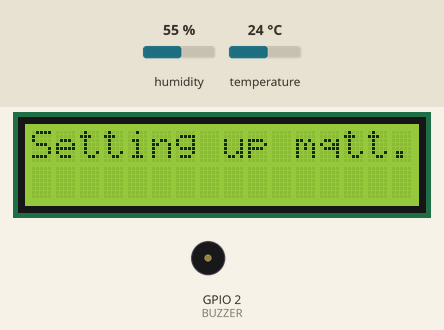
Recording of a program running on a simulated ESP32. Shown: 16×2 character LCD, buzzer (waves = sounding, pin HIGH). The test bench sets the inputs (shaded band); at power-on: humidity 55 %, temperature 24 °C. WiFi joins after 1.5 s; servers stay silent unless stated; no MQTT or app messages arrive unless stated; what the program prints to the serial monitor is not drawn.

Above: at 0.1 s.
At 5.3 s:
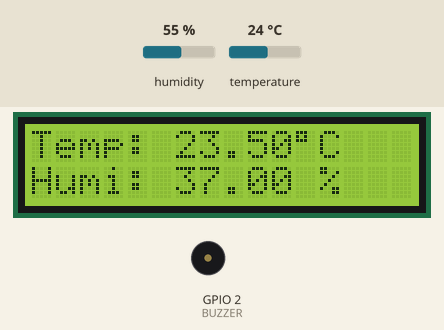

The program:

main.cpp
```cpp
// https://github.com/marcoschwartz/LiquidCrystal_I2C/archive/master.zip
// https://github.com/winlinvip/SimpleDHT/archive/refs/heads/master.zip
// https://github.com/knolleary/pubsubclient/archive/refs/heads/master.zip

#include "main.h"

// VARS
float temp, humi, last, turnoff;
// float last_mqtt = -TIMEOUT_MQTT;
// float last_alarm = -TIMEOUT_ALARM;
float last_mqtt = 0.0F;
float last_alarm = 0.0F;
bool control = false;

void setup(){
    saidaInit();
    displayInit();
    mqttSetup();
}

void loop(){
    //Se o esp foi desconectado do ubidots, tentamos reconectar
    if(!isConnected())
        reconnect();

    //Lê a temperatura e umidade e exibimos no display passando uma flag (que sinaliza sucesso na leitura)
    if(getClimate(&temp,&humi))
    {
        showClimate(true,temp, humi);
        if(millis()-last_mqtt >= TIMEOUT_MQTT || last_mqtt == 0.0F)
        {
            if(sendValues(temp, humi))
            {
                Serial.println("Successfully sent data");
                //showDisplay(4,"Successfully sent data", false);
            }
            else
            {
                Serial.println("Failed to send sensor data");
                //showDisplay(4,"Failed to send sensor data", false);
            }
            last_mqtt = millis();
        }
    }

    else
        showClimate(false,temp, humi);

    controlAlarm();
    delay(DELAY_LOOP);
}

void controlAlarm(void)
{
    if(!control && (millis() - last_alarm < TIMEOUT_ALARM || last_mqtt == 0.0F))
    {
        if ((temp > TEMP_MAX || temp < TEMP_MIN|| humi > HUMI_MAX || humi < HUMI_MIN) && (temp != 0.0F && humi != 0.0F))
        {
            //digitalWrite(BUZZER,LOW);
            digitalWrite(BUZZER,HIGH);
            last_alarm = millis();
            control = true;
        }
    }
    else if (millis() - last_alarm >= 5000)
    {
        digitalWrite(BUZZER,LOW);
        control = false;
    }

}
// void controlAlarm(void)
// {
//     if ((temp > TEMP_MAX || temp < TEMP_MIN|| humi > HUMI_MAX || humi < HUMI_MIN) && (temp != 0.0F && humi != 0.0F))
//     {
//         if(!control)
//         {
//             //digitalWrite(BUZZER,LOW);
//             digitalWrite(BUZZER,HIGH);
//             last = millis();
//             control = true;
//         }
//         else
//         {
//             if(millis()-last >= TIMEOUT)
//             {
//                 control = false;
//             }
//             if(millis()-turnoff >= 5000)
//             {
//                 //digitalWrite(BUZZER,HIGH);
//                 digitalWrite(BUZZER,LOW);
//                 turnoff = millis() + TIMEOUT;
//             }
//         }
//     }
// }
```

display.h
```cpp
// https://github.com/marcoschwartz/LiquidCrystal_I2C/archive/master.zip
#ifndef _DISPLAY_H_
#define _DISPLAY_H_

#include <Arduino.h>

/*Biblioteca do display I2C*/
#include <LiquidCrystal_I2C.h>

/*Definição das constantes*/
#define LCD_COLUMNS 16
#define LCD_ROWS  2
#define LCD_ADDRESS 0x27

/*Protótipos das funções*/
void displayInit(void);
void showDisplay(int line, String msg, bool clear);
#endif
```

main.h
```cpp
#ifndef _MAIN_H_
#define _MAIN_H_

#include "display.h"
#include "sensor.h"
#include "mqtt.h"
#include "config.h"
#include "saida.h"

void controlAlarm(void);

#endif
```

mqtt.h
```cpp
// https://www.fernandok.com/2018/11/introducao-ao-protocolo-mqtt-com.html
// https://github.com/knolleary/pubsubclient/archive/refs/heads/master.zip

#ifndef _MQTT_H_
#define _MQTT_H_

/*Inclusaão das bibliotecas necessárias*/
#include <Arduino.h>
#include <WiFi.h>
#include <PubSubClient.h>
#include "display.h"
#include "config.h"

/*Protótipos das funções*/
bool mqttInit(void);
void mqttSetup(void);
void reconnect(void);
bool sendValues(float temperature, float humidity);
bool isConnected(void);

#endif
```

saida.h
```cpp
#ifndef _SAIDA_H_
#define _SAIDA_H_

#include <Arduino.h>
#include "config.h"

void saidaInit(void);

#endif
```

sensor.h
```cpp
#ifndef _SENSOR_H_
#define _SENSOR_H_

#include <Arduino.h>
#include <SimpleDHT.h>
#include "mqtt.h"
#include "config.h"


void showClimate(bool success,float temp,float humi);
bool getClimate(float* temp,float* humi);

#endif
```

display.cpp
```cpp
#include "display.h"

LiquidCrystal_I2C lcd(LCD_ADDRESS, LCD_COLUMNS, LCD_ROWS);

void displayInit(void)
{
    // initialize LCD
    lcd.init();
    // turn on LCD backlight
    lcd.backlight();
}
//Exibe mensagem recebida como parâmetro
void showDisplay(int line, String msg, bool clear)
{
    //Limpa o display
    if(clear)
    {
        lcd.clear();
    }
    lcd.setCursor(0, line);
    //Escreve na pos 0,25 a mensagem
    lcd.print(msg);
}
```

mqtt.cpp
```cpp
#include "mqtt.h"

//Objeto WiFiClient usado para a conexão wifi
WiFiClient broker;
PubSubClient client(broker);

bool mqttInit(void)
{
    //Inicia WiFi com o SSID e a senha
    WiFi.begin(WIFISSID, WIFIPASSWORD);

    //Loop até que o WiFi esteja conectado
    while (WiFi.status() != WL_CONNECTED)
    {
        delay(1000);
        Serial.println("Establishing connection to WiFi..");
        showDisplay(0,"Connecting", true);
    }

    //Exibe no monitor serial
    Serial.println("Connected");
    showDisplay(0,"Connected", true);

    //Exibe no monitor serial
    Serial.print("IP:");
    Serial.println(WiFi.localIP());
    showDisplay(1,WiFi.localIP().toString().c_str(), false);
    delay(3000);
    //Seta servidor com o broker e a porta
    client.setServer(SERVER, PORT);

    while(!client.connect(DEVICE_ID, TOKEN, PASSWORD))
    {
        Serial.println("MQTT - Connect error");
        return false;
    }

    Serial.println("MQTT - Connect ok");
    return true;
}

void reconnect()
{
    //Loop até que o MQTT esteja conectado
    while (!client.connected())
    {
        //sinaliza desconexão do mqtt no display
        //showDisplay(0,"Disconnected", true);
        //showDisplay(1, "Trying to reconnect mqtt...", false);
        Serial.println("Attempting MQTT connection...");

        //Tenta conectar
        if (client.connect(DEVICE_ID, TOKEN,PASSWORD))
        {
            Serial.println("connected");
        }
        else
        {
            Serial.print("failed, rc=");
            Serial.print(client.state());
            Serial.println(" try again in 2 seconds");
            //Aguarda 2 segundos antes de retomar
            delay(2000);
        }
    }
    //Sinaliza reconexão do mqtt no display
    //showDisplay(0,"Reconnected", true);
}

//Envia valores por mqtt
//Exemplo: {"id_sensor":"sensor_ambiente_1", "temp_value":24.50, "humi_value":57.20}
bool sendValues(float temperature, float humidity)
{
    char json[250];

    //Atribui para a cadeia de caracteres "json" os valores referentes a temperatura e os envia para a variável do ubidots correspondente
    sprintf(json,  "{\"id_sensor\":\"%s\",\"temp_value\":%02.02f, \"humi_value\":%02.02f}", DEVICE_ID, temperature, humidity);

    if(!client.publish(TOPIC, json))
    {
        return false;
    }
    return true;
}

bool isConnected(void)
{
    return client.connected();
}

void mqttSetup(void)
{
    //Exibe mensagem no display
    showDisplay(0, "Setting up mqtt...", true);
    Serial.println("Setting up mqtt...");

    //Inicializa mqtt (conecta o esp com o wifi, configura e conecta com o servidor mqtt)
    if(!mqttInit())
    {
        delay(3000);
        showDisplay(0, "Failed!", false);
        Serial.println("Failed!");
        ESP.restart();
    }

    showDisplay(0, "OK", false);
    Serial.println("OK");
}
```

saida.cpp
```cpp
#include "saida.h"

void saidaInit(void)
{
    Serial.begin(115200);
    pinMode(BUZZER,OUTPUT);
    digitalWrite(BUZZER,LOW);
}
```

sensor.cpp
```cpp
#include "sensor.h"

SimpleDHT22 dht22(DHT22);

//Obtém temperatura e umidade do sensor
bool getClimate(float* temp,float* humi)
{
    int err = SimpleDHTErrSuccess;

    //Passamos as variáveis 'temperature' e 'humidity' por parâmetro na função chamada 'read2', elas serão retornadas por referência
    //Se não for retornado o código de SimpleDHTErrSuccess (sucesso), exibimos o valor de erro obtido
    if ((err = dht22.read2(temp, humi, NULL)) != SimpleDHTErrSuccess)
    {
        Serial.print("Read DHT22 failed, err=");
        Serial.println(err);

        //Zera valores
        *temp = *humi = 0;
        return false;
    }
     *temp -= TEMP_OFFSET;
     *humi -= HUMI_OFFSET;
    return true;
}

//Essa função exibe os valores com suas respectivas unidades de medida para caso a flag 'success' seja true
//Caso a flag 'success' seja false, exibimos apenas um traço '-'
void showClimate(bool success,float temp, float humi)
{
    if(success)
    {
        showDisplay(0, "Temp: "+String(temp)+ "\xDF" +"C", true);
        showDisplay(1, "Humi: "+String(humi)+" %", false);
        Serial.println("Temp: "+String(temp)+"°C");
        Serial.println("Humi: "+String(humi)+" %");
    }
    else
    {
        //showDisplay(0, "Temp: -", true);
        //showDisplay(1, "Humi: -", false);
        Serial.println("Temp: -");
        Serial.println("Humi: -");
    }
}
```

config.h
```cpp
#ifndef _CONFIG_H_
#define _CONFIG_H_

//CONSTANTS
#define DHT22 4
#define BUZZER 2
#define TEMP_MAX 30
#define TEMP_MIN 18
#define HUMI_MAX 60
#define HUMI_MIN 30
#define TIMEOUT_ALARM 900000
#define TIMEOUT_MQTT 60000
#define DELAY_LOOP 20000
#define TEMP_OFFSET 0.5
#define HUMI_OFFSET 18.0


//WIFI
#define WIFISSID "eng_temp_humi"//Coloque seu SSID de WiFi aqui
#define WIFIPASSWORD "Eng3nh4r1@8"//Coloque seu password de WiFi aqui
//MQTT
#define SERVER "10.10.0.100" //"10.70.40.247"//IP do Servidor MQTT (broker)
#define DEVICE_ID "sensor_ambiente_1" //ID do dispositivo (Device id, também chamado de client name)
#define TOKEN ""//"xxxxxx" //Coloque seu TOKEN do Ubidots aqui
#define PASSWORD ""
//Porta padrão
#define PORT 1883
//Tópico aonde serão feitos os publish
#define TOPIC "smt"

#endif
```
